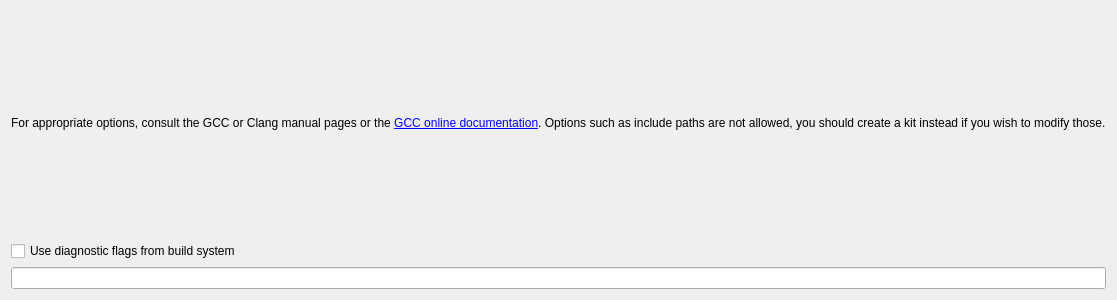
<?xml version="1.0" encoding="UTF-8"?>
<ui version="4.0">
 <class>CppTools::ClangBaseChecks</class>
 <widget class="QWidget" name="CppTools::ClangBaseChecks">
  <property name="geometry">
   <rect>
    <x>0</x>
    <y>0</y>
    <width>665</width>
    <height>300</height>
   </rect>
  </property>
  <property name="windowTitle">
   <string/>
  </property>
  <layout class="QVBoxLayout" name="verticalLayout">
   <item>
    <widget class="QLabel" name="label">
     <property name="text">
      <string>For appropriate options, consult the GCC or Clang manual pages or the &lt;a href=&quot;https://gcc.gnu.org/onlinedocs/gcc/Warning-Options.html&quot;&gt;GCC online documentation&lt;/a&gt;. Options such as include paths are not allowed, you should create a kit instead if you wish to modify those.</string>
     </property>
     <property name="openExternalLinks">
      <bool>true</bool>
     </property>
    </widget>
   </item>
   <item>
    <widget class="QCheckBox" name="useFlagsFromBuildSystemCheckBox">
     <property name="text">
      <string>Use diagnostic flags from build system</string>
     </property>
    </widget>
   </item>
   <item>
    <widget class="CppTools::WrappableLineEdit" name="diagnosticOptionsTextEdit"/>
   </item>
  </layout>
 </widget>
 <customwidgets>
  <customwidget>
   <class>CppTools::WrappableLineEdit</class>
   <extends>QLineEdit</extends>
   <header location="global">cpptools/wrappablelineedit.h</header>
  </customwidget>
 </customwidgets>
 <resources/>
 <connections/>
</ui>
